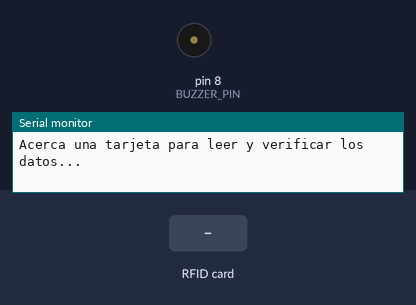
A sketch run on a simulated Arduino Uno, built with avr-gcc and run on an emulated ATmega328P. On the bench: buzzer (waves = sounding), the last lines printed to the serial monitor. The test bench sets the inputs (shaded band).

Above: at 1.2 s.
1.3 s: RFID card 5E 7A 19 C4 held to the reader
At 1.7 s:
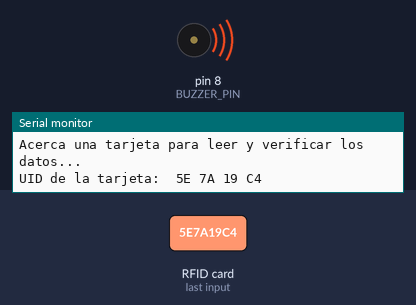
Timing chart, 0 to 4.3 s (numbered marks = the images above; inputs shaded):
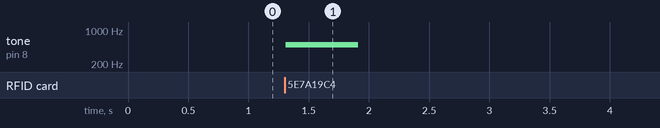

The sketch:

passwordDetector.ino
```cpp
#include <SPI.h>
#include <MFRC522.h>

#define RST_PIN         9          // Pin de reset para RC522
#define SS_PIN          10         // Pin de Slave Select para RC522
#define BUZZER_PIN      8          // Pin para controlar el buzzer pasivo
MFRC522 mfrc522(SS_PIN, RST_PIN);  // Crear instancia del objeto MFRC522

// Datos esperados en la tarjeta (16 bytes máximo)
byte expectedData[] = {
  0x01, 0x02, 0x03, 0x04,
  0x05, 0x06, 0x07, 0x08,
  0x09, 0x0A, 0x0B, 0x0C,
  0x0D, 0x0E, 0x0F, 0x10
};

void setup() {
  Serial.begin(9600);            // Iniciar comunicación serial
  SPI.begin();                   // Iniciar SPI bus
  mfrc522.PCD_Init();            // Iniciar RC522
  pinMode(BUZZER_PIN, OUTPUT);   // Configurar el pin del buzzer como salida

  Serial.println("Acerca una tarjeta para leer y verificar los datos...");
}

void loop() {
  // Verificar si una nueva tarjeta se ha detectado
  if (mfrc522.PICC_IsNewCardPresent() && mfrc522.PICC_ReadCardSerial()) {
    Serial.print("UID de la tarjeta: ");
    for (byte i = 0; i < mfrc522.uid.size; i++) {
      Serial.print(mfrc522.uid.uidByte[i] < 0x10 ? " 0" : " ");
      Serial.print(mfrc522.uid.uidByte[i], HEX);
    }
    Serial.println();

    // Autenticar con una clave en el sector 1
    MFRC522::MIFARE_Key key;
    for (byte i = 0; i < 6; i++) key.keyByte[i] = 0xFF;  // Clave por defecto: FFFFFFFFFFFF

    // Autenticar en el bloque 4 (el bloque donde escribimos los datos)
    byte block = 4;
    MFRC522::StatusCode status = mfrc522.PCD_Authenticate(MFRC522::PICC_CMD_MF_AUTH_KEY_A, block, &key, &(mfrc522.uid));
    if (status != MFRC522::STATUS_OK) {
      Serial.print("Error al autenticar: ");
      Serial.println(mfrc522.GetStatusCodeName(status));
      return;
    }

    // Leer los datos del bloque
    byte buffer[18];
    byte size = sizeof(buffer);
    status = mfrc522.MIFARE_Read(block, buffer, &size);
    if (status != MFRC522::STATUS_OK) {
      Serial.print("Error al leer: ");
      Serial.println(mfrc522.GetStatusCodeName(status));
      return;
    }

    // Comparar los datos leídos con los datos esperados
    bool match = true;
    for (byte i = 0; i < 16; i++) {
      if (buffer[i] != expectedData[i]) {
        match = false;
        break;
      }
    }

    // Emitir el sonido correspondiente
    if (match) {
      // Emitir sonido de verificación
      tone(BUZZER_PIN, 1000, 200); // Tono de 1000 Hz durante 200 ms
      delay(250);                  // Pausa de 250 ms
      tone(BUZZER_PIN, 1500, 200); // Tono de 1500 Hz durante 200 ms
      delay(250);                  // Pausa de 250 ms
      tone(BUZZER_PIN, 2000, 200); // Tono de 2000 Hz durante 200 ms
      delay(500);                  // Pausa de 500 ms
    } else {
      // Emitir sonido de denegado
      tone(BUZZER_PIN, 500, 500);  // Tono de 500 Hz durante 500 ms
      delay(100);                  // Pausa de 100 ms
      tone(BUZZER_PIN, 500, 500);  // Otro tono de 500 Hz durante 500 ms
      delay(500);                  // Pausa de 500 ms
    }

    noTone(BUZZER_PIN);  // Detener cualquier tono

    // Poner la tarjeta en modo de suspensión
    mfrc522.PICC_HaltA();
    mfrc522.PCD_StopCrypto1();
  }
}
```

Measured:
- after the input at 1.3 s, tone on pin 8 (BUZZER_PIN): silent → 500 Hz at once, → silent 0.60 s later
